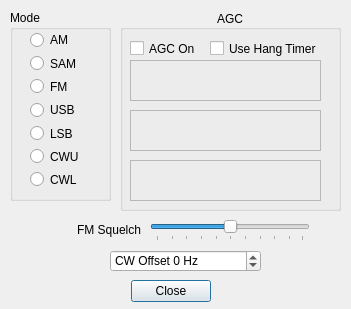
<?xml version="1.0" encoding="UTF-8"?>
<ui version="4.0">
 <class>CDemodSetupDlg</class>
 <widget class="QDialog" name="CDemodSetupDlg">
  <property name="geometry">
   <rect>
    <x>0</x>
    <y>0</y>
    <width>351</width>
    <height>309</height>
   </rect>
  </property>
  <property name="windowTitle">
   <string>Demodulation Setup</string>
  </property>
  <widget class="QDialogButtonBox" name="buttonBox">
   <property name="geometry">
    <rect>
     <x>130</x>
     <y>280</y>
     <width>81</width>
     <height>23</height>
    </rect>
   </property>
   <property name="orientation">
    <enum>Qt::Horizontal</enum>
   </property>
   <property name="standardButtons">
    <set>QDialogButtonBox::Close</set>
   </property>
  </widget>
  <widget class="QGroupBox" name="ModegroupBox">
   <property name="geometry">
    <rect>
     <x>10</x>
     <y>10</y>
     <width>101</width>
     <height>191</height>
    </rect>
   </property>
   <property name="title">
    <string>Mode</string>
   </property>
   <widget class="QWidget" name="layoutWidget">
    <property name="geometry">
     <rect>
      <x>20</x>
      <y>21</y>
      <width>56</width>
      <height>157</height>
     </rect>
    </property>
    <layout class="QVBoxLayout" name="verticalLayout">
     <item>
      <widget class="QRadioButton" name="AMradioButton">
       <property name="text">
        <string>AM</string>
       </property>
      </widget>
     </item>
     <item>
      <widget class="QRadioButton" name="SAMradioButton">
       <property name="text">
        <string>SAM</string>
       </property>
      </widget>
     </item>
     <item>
      <widget class="QRadioButton" name="FMradioButton">
       <property name="text">
        <string>FM</string>
       </property>
      </widget>
     </item>
     <item>
      <widget class="QRadioButton" name="USBradioButton">
       <property name="text">
        <string>USB</string>
       </property>
      </widget>
     </item>
     <item>
      <widget class="QRadioButton" name="LSBradioButton">
       <property name="text">
        <string>LSB</string>
       </property>
      </widget>
     </item>
     <item>
      <widget class="QRadioButton" name="CWUradioButton">
       <property name="text">
        <string>CWU</string>
       </property>
      </widget>
     </item>
     <item>
      <widget class="QRadioButton" name="CWLradioButton">
       <property name="text">
        <string>CWL</string>
       </property>
      </widget>
     </item>
    </layout>
   </widget>
  </widget>
  <widget class="QSpinBox" name="spinBoxOffset">
   <property name="geometry">
    <rect>
     <x>110</x>
     <y>250</y>
     <width>151</width>
     <height>22</height>
    </rect>
   </property>
   <property name="sizePolicy">
    <sizepolicy hsizetype="Expanding" vsizetype="Fixed">
     <horstretch>0</horstretch>
     <verstretch>0</verstretch>
    </sizepolicy>
   </property>
   <property name="minimumSize">
    <size>
     <width>120</width>
     <height>0</height>
    </size>
   </property>
   <property name="suffix">
    <string> Hz</string>
   </property>
   <property name="prefix">
    <string>CW Offset </string>
   </property>
   <property name="minimum">
    <number>-1000</number>
   </property>
   <property name="maximum">
    <number>1000</number>
   </property>
   <property name="singleStep">
    <number>100</number>
   </property>
  </widget>
  <widget class="QGroupBox" name="groupBoxAGC">
   <property name="geometry">
    <rect>
     <x>120</x>
     <y>10</y>
     <width>221</width>
     <height>201</height>
    </rect>
   </property>
   <property name="title">
    <string>AGC</string>
   </property>
   <property name="alignment">
    <set>Qt::AlignCenter</set>
   </property>
   <widget class="QCheckBox" name="checkBoxAgcOn">
    <property name="geometry">
     <rect>
      <x>10</x>
      <y>30</y>
      <width>81</width>
      <height>17</height>
     </rect>
    </property>
    <property name="text">
     <string>AGC On</string>
    </property>
   </widget>
   <widget class="CSliderCtrl" name="frameSlope">
    <property name="geometry">
     <rect>
      <x>10</x>
      <y>50</y>
      <width>191</width>
      <height>41</height>
     </rect>
    </property>
    <property name="sizePolicy">
     <sizepolicy hsizetype="Preferred" vsizetype="Preferred">
      <horstretch>0</horstretch>
      <verstretch>0</verstretch>
     </sizepolicy>
    </property>
    <property name="frameShape">
     <enum>QFrame::StyledPanel</enum>
    </property>
    <property name="frameShadow">
     <enum>QFrame::Sunken</enum>
    </property>
    <property name="lineWidth">
     <number>2</number>
    </property>
    <property name="midLineWidth">
     <number>0</number>
    </property>
   </widget>
   <widget class="CSliderCtrl" name="frameThresh">
    <property name="geometry">
     <rect>
      <x>10</x>
      <y>100</y>
      <width>191</width>
      <height>41</height>
     </rect>
    </property>
    <property name="frameShape">
     <enum>QFrame::StyledPanel</enum>
    </property>
    <property name="frameShadow">
     <enum>QFrame::Plain</enum>
    </property>
    <property name="lineWidth">
     <number>2</number>
    </property>
   </widget>
   <widget class="CSliderCtrl" name="frameDecay">
    <property name="geometry">
     <rect>
      <x>10</x>
      <y>150</y>
      <width>191</width>
      <height>41</height>
     </rect>
    </property>
    <property name="frameShape">
     <enum>QFrame::StyledPanel</enum>
    </property>
    <property name="frameShadow">
     <enum>QFrame::Plain</enum>
    </property>
    <property name="lineWidth">
     <number>2</number>
    </property>
   </widget>
   <widget class="QCheckBox" name="checkBoxHang">
    <property name="geometry">
     <rect>
      <x>90</x>
      <y>30</y>
      <width>131</width>
      <height>17</height>
     </rect>
    </property>
    <property name="toolTip">
     <string>Use Hang Timer instead of Decay</string>
    </property>
    <property name="text">
     <string>Use Hang Timer</string>
    </property>
   </widget>
  </widget>
  <widget class="QSlider" name="horizontalSliderSquelch">
   <property name="geometry">
    <rect>
     <x>150</x>
     <y>220</y>
     <width>160</width>
     <height>21</height>
    </rect>
   </property>
   <property name="value">
    <number>50</number>
   </property>
   <property name="orientation">
    <enum>Qt::Horizontal</enum>
   </property>
   <property name="tickPosition">
    <enum>QSlider::TicksBelow</enum>
   </property>
   <property name="tickInterval">
    <number>10</number>
   </property>
  </widget>
  <widget class="QLabel" name="labelSquelch">
   <property name="geometry">
    <rect>
     <x>50</x>
     <y>220</y>
     <width>91</width>
     <height>20</height>
    </rect>
   </property>
   <property name="toolTip">
    <string>FM Squelch Control</string>
   </property>
   <property name="text">
    <string>FM Squelch</string>
   </property>
   <property name="alignment">
    <set>Qt::AlignRight|Qt::AlignTrailing|Qt::AlignVCenter</set>
   </property>
  </widget>
 </widget>
 <customwidgets>
  <customwidget>
   <class>CSliderCtrl</class>
   <extends>QFrame</extends>
   <header>gui/sliderctrl.h</header>
   <container>1</container>
   <slots>
    <slot>valueChanged(int)</slot>
   </slots>
  </customwidget>
 </customwidgets>
 <resources/>
 <connections>
  <connection>
   <sender>buttonBox</sender>
   <signal>accepted()</signal>
   <receiver>CDemodSetupDlg</receiver>
   <slot>accept()</slot>
   <hints>
    <hint type="sourcelabel">
     <x>170</x>
     <y>280</y>
    </hint>
    <hint type="destinationlabel">
     <x>157</x>
     <y>240</y>
    </hint>
   </hints>
  </connection>
  <connection>
   <sender>buttonBox</sender>
   <signal>rejected()</signal>
   <receiver>CDemodSetupDlg</receiver>
   <slot>reject()</slot>
   <hints>
    <hint type="sourcelabel">
     <x>170</x>
     <y>280</y>
    </hint>
    <hint type="destinationlabel">
     <x>286</x>
     <y>240</y>
    </hint>
   </hints>
  </connection>
  <connection>
   <sender>AMradioButton</sender>
   <signal>clicked()</signal>
   <receiver>CDemodSetupDlg</receiver>
   <slot>ModeChanged()</slot>
   <hints>
    <hint type="sourcelabel">
     <x>51</x>
     <y>40</y>
    </hint>
    <hint type="destinationlabel">
     <x>148</x>
     <y>24</y>
    </hint>
   </hints>
  </connection>
  <connection>
   <sender>SAMradioButton</sender>
   <signal>clicked()</signal>
   <receiver>CDemodSetupDlg</receiver>
   <slot>ModeChanged()</slot>
   <hints>
    <hint type="sourcelabel">
     <x>66</x>
     <y>63</y>
    </hint>
    <hint type="destinationlabel">
     <x>145</x>
     <y>63</y>
    </hint>
   </hints>
  </connection>
  <connection>
   <sender>FMradioButton</sender>
   <signal>clicked()</signal>
   <receiver>CDemodSetupDlg</receiver>
   <slot>ModeChanged()</slot>
   <hints>
    <hint type="sourcelabel">
     <x>55</x>
     <y>88</y>
    </hint>
    <hint type="destinationlabel">
     <x>127</x>
     <y>97</y>
    </hint>
   </hints>
  </connection>
  <connection>
   <sender>USBradioButton</sender>
   <signal>clicked()</signal>
   <receiver>CDemodSetupDlg</receiver>
   <slot>ModeChanged()</slot>
   <hints>
    <hint type="sourcelabel">
     <x>53</x>
     <y>106</y>
    </hint>
    <hint type="destinationlabel">
     <x>241</x>
     <y>81</y>
    </hint>
   </hints>
  </connection>
  <connection>
   <sender>LSBradioButton</sender>
   <signal>clicked()</signal>
   <receiver>CDemodSetupDlg</receiver>
   <slot>ModeChanged()</slot>
   <hints>
    <hint type="sourcelabel">
     <x>44</x>
     <y>138</y>
    </hint>
    <hint type="destinationlabel">
     <x>178</x>
     <y>129</y>
    </hint>
   </hints>
  </connection>
  <connection>
   <sender>CWUradioButton</sender>
   <signal>clicked()</signal>
   <receiver>CDemodSetupDlg</receiver>
   <slot>ModeChanged()</slot>
   <hints>
    <hint type="sourcelabel">
     <x>64</x>
     <y>156</y>
    </hint>
    <hint type="destinationlabel">
     <x>124</x>
     <y>143</y>
    </hint>
   </hints>
  </connection>
  <connection>
   <sender>CWLradioButton</sender>
   <signal>clicked()</signal>
   <receiver>CDemodSetupDlg</receiver>
   <slot>ModeChanged()</slot>
   <hints>
    <hint type="sourcelabel">
     <x>35</x>
     <y>179</y>
    </hint>
    <hint type="destinationlabel">
     <x>35</x>
     <y>217</y>
    </hint>
   </hints>
  </connection>
  <connection>
   <sender>spinBoxOffset</sender>
   <signal>valueChanged(int)</signal>
   <receiver>CDemodSetupDlg</receiver>
   <slot>OnOffsetChanged(int)</slot>
   <hints>
    <hint type="sourcelabel">
     <x>171</x>
     <y>250</y>
    </hint>
    <hint type="destinationlabel">
     <x>104</x>
     <y>222</y>
    </hint>
   </hints>
  </connection>
  <connection>
   <sender>checkBoxAgcOn</sender>
   <signal>toggled(bool)</signal>
   <receiver>CDemodSetupDlg</receiver>
   <slot>OnAgcOn(bool)</slot>
   <hints>
    <hint type="sourcelabel">
     <x>194</x>
     <y>39</y>
    </hint>
    <hint type="destinationlabel">
     <x>165</x>
     <y>5</y>
    </hint>
   </hints>
  </connection>
  <connection>
   <sender>checkBoxHang</sender>
   <signal>toggled(bool)</signal>
   <receiver>CDemodSetupDlg</receiver>
   <slot>OnHangOn(bool)</slot>
   <hints>
    <hint type="sourcelabel">
     <x>284</x>
     <y>41</y>
    </hint>
    <hint type="destinationlabel">
     <x>285</x>
     <y>3</y>
    </hint>
   </hints>
  </connection>
  <connection>
   <sender>horizontalSliderSquelch</sender>
   <signal>valueChanged(int)</signal>
   <receiver>CDemodSetupDlg</receiver>
   <slot>OnSquelchChanged(int)</slot>
   <hints>
    <hint type="sourcelabel">
     <x>255</x>
     <y>225</y>
    </hint>
    <hint type="destinationlabel">
     <x>314</x>
     <y>280</y>
    </hint>
   </hints>
  </connection>
 </connections>
 <slots>
  <slot>ModeChanged()</slot>
  <slot>OnOffsetChanged(int)</slot>
  <slot>OnAgcOn(bool)</slot>
  <slot>OnHangOn(bool)</slot>
  <slot>OnSquelchChanged(int)</slot>
 </slots>
</ui>
